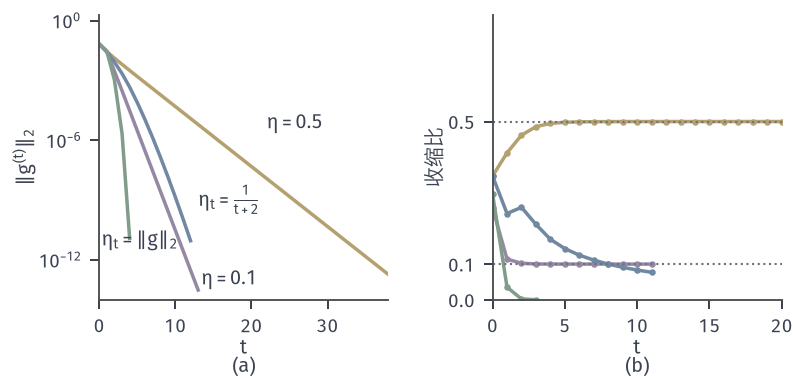

This figure's Python source:
from pathlib import Path
import sys
ROOT = next(p for p in Path(__file__).resolve().parents if (p/'build.sh').is_file() and (p/'tex/book.tex').is_file())
sys.path.insert(0, str(ROOT/'figures/00-shared/mathematical-preliminaries-upper/00-shared/comprehension-figures'))
from support import figure, save, BLUE, GREEN, YELLOW, RED, PURPLE, INK, MUTED, GRID, BLUE_FILL, GREEN_FILL, YELLOW_FILL, RED_FILL, PURPLE_FILL
import numpy as np
HERE = Path(__file__).resolve().parent
STROKE = '#4C4D4F'
# 贯穿全章的目标 f(x)=0.5(x1-1)^2+(x2-x1^2)^2，最优解 (1,1)。
def f(x):
    u = x[1]-x[0]**2
    return .5*(x[0]-1)**2+u**2
def grad(x):
    u = x[1]-x[0]**2
    return np.array([x[0]-1-4*x[0]*u, 2*u])
def hess(x):
    u = x[1]-x[0]**2
    return np.array([[1-4*u+8*x[0]**2, -4*x[0]], [-4*x[0], 2.]])
XS = np.array([1., 1.])
def panel(fig, left, right, top, bottom, wspace=.3):
    fig.set_layout_engine(None)
    fig.subplots_adjust(left=left, right=right, top=top, bottom=bottom, wspace=wspace)
def tags(fig, axes, y=.015):
    for ax, s in zip(axes, ('(a)', '(b)', '(c)', '(d)')):
        p = ax.get_position(); fig.text((p.x0+p.x1)/2, y, s, ha='center', va='bottom')
def grid2(a, b, c, d, n=600):
    X, Y = np.meshgrid(np.linspace(a, b, n), np.linspace(c, d, n))
    return X, Y
def region(ax, a, b, c, d):
    t = np.linspace(a, b, 300); y = t**2+.25
    ax.fill_between(t, y, d, color=RED_FILL, lw=0, zorder=0)
    ax.plot(t, y, color=STROKE, lw=.85, ls=(0, (3, 2)), zorder=1)
    ax.set_xlim(a, b); ax.set_ylim(c, d)
def arrow(ax, p, q, color=GREEN, lw=1.3, z=4):
    ax.annotate('', xy=q, xytext=p, zorder=z, arrowprops=dict(arrowstyle='-|>,head_width=.17,head_length=.34', color=color, lw=lw, shrinkA=0, shrinkB=0))

fig, axes = figure(width_mm=112, height_mm=54, ncols=2)
panel(fig, .125, .985, .96, .215, .36)
a, b = axes; x0 = (.9, .8); AS = hess(XS)
def run(eta, n):
    x = np.array(x0); Gs = [np.linalg.norm(grad(x))]; R = []
    for t in range(n):
        G = grad(x); e = eta(t, np.linalg.norm(G)); d = np.linalg.solve(hess(x), -G+e*G)
        wn = np.linalg.norm(AS@(x-XS)); x = x+d; R.append(np.linalg.norm(AS@(x-XS))/wn); Gs.append(np.linalg.norm(grad(x)))
    return np.array(Gs), np.array(R)
cases = [(lambda t, g: .5, YELLOW, 'solid', 38), (lambda t, g: .1, PURPLE, 'solid', 13), (lambda t, g: 1/(t+2), BLUE, 'solid', 12), (lambda t, g: min(.5, g), GREEN, 'solid', 7)]
Out = []
for eta, c, ls, n in cases:
    Gs, R = run(eta, n); keep = Gs > 3e-14; a.semilogy(np.arange(len(Gs))[keep], Gs[keep], color=c, lw=1.4)
    k2 = keep[:-1] & (Gs[1:] > 3e-13); b.plot(np.arange(len(R))[k2], R[k2], color=c, lw=1.4, marker='o', ms=2.6, mew=0)
    Out.append(R[k2].tolist())
a.text(22, 2e-6, '$\\eta=0.5$', ha='left', va='bottom'); a.text(13.4, 1e-13, '$\\eta=0.1$', ha='left', va='center'); a.text(13, 1e-9, '$\\eta_t=\\frac{1}{t+2}$', ha='left', va='center'); a.text(3.8, 1e-13, '$\\eta_t=\\min\\{0.5,\\Vert g\\Vert_2\\}$', ha='left', va='bottom') if 0 else a.text(.3, 1e-11, '$\\eta_t=\\Vert g\\Vert_2$', ha='left', va='center')
a.set_xlabel('$t$', labelpad=1); a.set_ylabel('$\\Vert g^{(t)}\\Vert_2$', labelpad=1); a.set_ylim(1e-14, 2); a.set_xlim(0, 38); a.set_yticks([1e-12, 1e-6, 1])
b.axhline(.5, color=MUTED, lw=.85, ls=':'); b.axhline(.1, color=MUTED, lw=.85, ls=':')
b.set_xlabel('$t$', labelpad=1); b.set_ylabel('收缩比', labelpad=1); b.set_ylim(0, .8); b.set_xlim(0, 20); b.set_yticks([0, .1, .5])
tags(fig, axes); save(fig, HERE, 'figure', {'start': x0, 'residual': 'r=eta*g (exact relative size)', 'ratios': Out})
